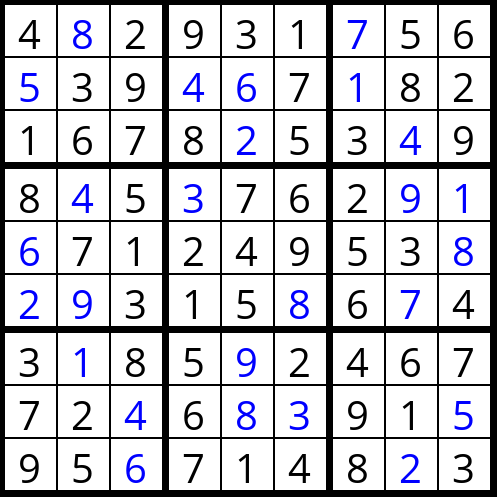

Write Python code to recreate this figure.
import numpy as np
import itertools
import time

class Sudoku:
    def __init__(self, file_name):
        self.board = np.genfromtxt(fname=file_name, delimiter=',', dtype='int8')
        self.initial_board = self.board.copy()

    def get_row(self, row, assigned=True):
       """Returns the values in row `row`"""
       a = self.board[row]
       if assigned:
        return a[a != 0]
       return a[a == 0]

    def get_col(self, col, assigned=True):
        """Returns the values in column `col`""" 
        a = self.board[:,col]
        if assigned:
            return a[a != 0]
        return a[a == 0]

    def get_9x9(self, pos, assigned=True):
        """Returns the values in the 9x9 area in which the cell with position `pos` is""" 
        row, col = pos
        row_9x9, col_9x9 = int(row / 3), int(col / 3)

        a = self.board[row_9x9*3:row_9x9*3+3, col_9x9*3:col_9x9*3+3].flatten()
        if assigned:
            return a[a != 0]
        return a[a == 0]

    def get_9x9_indices(self, pos_9x9, assigned=False):
        """Returns the indices of the cells in a 9x9 area"""
        if assigned:
            return [(i,j) for i in range(pos_9x9[0]*3, pos_9x9[0]*3+3) for j in range(pos_9x9[1]*3, pos_9x9[1]*3+3) if self.board[i,j] != 0]
        return [(i,j) for i in range(pos_9x9[0]*3, pos_9x9[0]*3+3) for j in range(pos_9x9[1]*3, pos_9x9[1]*3+3) if self.board[i,j] == 0]

    def get_values(self, pos, assigned=True):
        """Returns the values that the cell with position `pos` can/cannot take according to the current assigned values"""
        return [i for i in range(1, 10) if i not in np.hstack((self.get_row(pos[0], assigned), self.get_col(pos[1], assigned), self.get_9x9(pos, assigned)))]

    def get_unassigned_indices(self):
        """Returns the indices of the cells that have not been assigned a value yet"""
        return [(i,j) for i in range(9) for j in range(9) if self.board[i,j] == 0]

    def is_consistent(self):
        """Returns  `True` if the sudoku is consistent `False`"""
        for i, j in [(i,j) for i in range(9) for j in range(9) if self.board[i,j] != 0]:
            value = self.board[i,j]
            if value not in self.get_values((i,j), assigned=False):
                return False
        return True

    def is_complete(self):
        """Returns `True` if the sudoku is complete else `False`"""
        return all(i != 0 for i in self.board.flatten())

    def pretty_print(self):
        """Prints the sudoku board in the terminal"""
        def print_line_sep():
            print("+-+-+-+-+-+-+-+-+-+-+-+-+")
        print_line_sep()
        for j, row in enumerate(self.board):
            print("| ", end="")
            for i, col in enumerate(row):
                print(f"{col} ",end="")
                if (i+1) % 3 == 0:
                    print("| ", end="")
            print("\n", end="")
            if (j+1) % 3 == 0:
                print_line_sep()

    def output_img(self, file_name="sudoku.png"):
        """Creates an imag of the sudoku board"""
        from PIL import Image, ImageDraw, ImageFont
        cell_size = 50
        cell_border = 3
        block_border = 5
        num_size = 40
        initial_num_color = "blue"
        num_color = "black"
        cell_color = "white"
        background_color = "black"

        SIZE = 9*cell_size + 9*cell_border + 4*block_border
        img = Image.new(mode="RGBA", size=(SIZE, SIZE), color=background_color)
        draw = ImageDraw.Draw(img)

        for i, row in enumerate(self.board):
            for j, col in enumerate(row):
                draw.rectangle([
                    j*cell_size + block_border*(int(j/3)+1) + j*cell_border, i*cell_size + block_border*(int(i/3)+1) + i*cell_border,
                    (j+1)*cell_size + block_border*(int(j/3)+1) + j*cell_border, (i+1)*cell_size + block_border*(int(i/3)+1) + i*cell_border],
                    cell_color)

                font = ImageFont.truetype("fonts/OpenSans-Regular.ttf", num_size)
                w, h = draw.textsize(str(col), font)
                draw.text((
                    j*cell_size + block_border*(int(j/3)+1) + j*cell_border + ((cell_size - w) / 2),
                    i*cell_size + block_border*(int(i/3)+1) + i*cell_border + ((cell_size - h) / 4)),
                str(col), fill=num_color if self.initial_board[i,j] == 0 else initial_num_color, font=font)        

        img.save(file_name)

class Solver():
    def __init__(self, file_name):
        self.sudoku = Sudoku(file_name)
        self.candidates = dict()
        self.solve()

    def update_candidates(self):
        """Updates a dictionary mapping unassigned cells to the possible values they could take"""
        if self.candidates:
            self.candidates = {index:[i for i in self.sudoku.get_values(index) if i in self.candidates[index]] for index in self.sudoku.get_unassigned_indices()}
        else:
            self.candidates = {index:self.sudoku.get_values(index) for index in self.sudoku.get_unassigned_indices()}

    def check_naked_single(self):
        """Checks for naked singles and updates the board if one is found. Returns `True` if changes were made else `False`"""
        revised = True
        changes_made = False
        while revised:
            revised = False
            for index, candidate in self.candidates.items():
                if len(candidate) == 1:
                    self.sudoku.board[index[0], index[1]] = candidate[0]
                    self.update_candidates()
                    revised = True
                    changes_made = True
            self.update_candidates()

        return changes_made

    def check_hidden_single(self):
        """Checks for hidden singles and updates the board if one is found. Returns `True` if changes were made else `False`"""
        revised = True
        changes_made = False

        def check_hidden(cells):
            in_revised = False
            check = {i:list() for i in range(1,10)}
            for cell in cells:
                for d in self.candidates[cell]:
                    check[d].append(cell)
            for key, value in check.items():
                if len(value) == 1 and value[0] in self.candidates.keys():
                    self.sudoku.board[value[0]] = key
                    self.candidates.pop(value[0])
                    self.update_candidates()
                    in_revised = True
            return in_revised
        
        while revised:
            revised = False
            for area_9x9 in [(i,j) for i in range(3) for j in range(3)]:
                revised = False if not check_hidden(self.sudoku.get_9x9_indices(area_9x9)) and not revised else True
            for i in range(9):
                revised = False if not check_hidden([(i, j) for j in range(9) if self.sudoku.board[i,j] == 0]) and not revised else True
                revised = False if not check_hidden([(j, i) for j in range(9) if self.sudoku.board[j,i] == 0]) and not revised else True
            if revised:
                changes_made = True
        return changes_made

    def check_naked_candidates(self, n):
        """Checks for naked pairs and updates the candidates is one is found. Returns `True` if changes were made else `False`"""
        revised = True
        changes_made = False

        def check_naked(cells):
            in_revised = False
            for cell in cells:
                if len(self.candidates[cell]) != n:
                    continue
                cells_with_same_candidate = self.get_cells_with_candidate(self.candidates[cell], cells)
                if len(cells_with_same_candidate) == n:
                    for c in [i for i in cells if i not in cells_with_same_candidate]:
                        for to_remove in self.candidates[cell]:
                            try:
                                self.candidates[c].remove(to_remove)
                                in_revised = True
                            except:
                                pass
            return in_revised

        while revised:
            revised = False
            for area_9x9 in [(i,j) for i in range(3) for j in range(3)]:
                revised = False if not check_naked(self.sudoku.get_9x9_indices(area_9x9)) and not revised else True
            for i in range(9):
                revised = False if not check_naked([(i, j) for j in range(9) if self.sudoku.board[i,j] == 0]) and not revised else True
                revised = False if not check_naked([(j, i) for j in range(9) if self.sudoku.board[j,i] == 0]) and not revised else True
            if revised:
                changes_made = True
        return changes_made

    def check_hidden_candidates(self, n):
        """Checks for hidden pairs and updates the candidates if one is found. Returns `True` if changes were made else `False`"""
        revised = True
        changes_made = False

        def check_hidden(cells):
            in_revised = False
            check = {i:set() for i in itertools.combinations(range(1,10), n)}
            for combination in check.items():
                for cell in cells:
                    if any(True if i in self.candidates[cell] else False for i in combination[0]):
                        check[combination[0]].add(cell)

            for combination, c in check.items():
                if len(c) == n and len(set([j for i in c for j in self.candidates[i] if j in combination])) == n:
                    for cell in c:
                        a = sorted(self.candidates[cell])
                        self.candidates[cell] = [i for i in self.candidates[cell] if i in combination]
                        if a != sorted(self.candidates[cell]):
                            in_revised = True
            return in_revised

        while revised:
            revised = False
            for area_9x9 in [(i,j) for i in range(3) for j in range(3)]:
                revised = False if not check_hidden(self.sudoku.get_9x9_indices(area_9x9)) and not revised else True
            for i in range(9):
                revised = False if not check_hidden([(i, j) for j in range(9) if self.sudoku.board[i,j] == 0]) and not revised else True
                revised = False if not check_hidden([(j, i) for j in range(9) if self.sudoku.board[j,i] == 0]) and not revised else True
            if revised:
                changes_made = True
    
        return changes_made

    def check_all_pointing(self):
        """Checks for pointing pairs and triples and updates the board if one is found. Returns `True` if changes were made else `False`"""
        revised = True
        changes_made = False

        def check_pointing(cells):
            in_revised = False
            check = {i:{"rows":set(), "cols":set()} for i in range(1, 10)}
            check_candidate = {i:set() for i in range(1, 10)}
            for cell in cells:
                for d in self.candidates[cell]:
                    check[d]["rows"].add(cell[0])
                    check[d]["cols"].add(cell[1])
                    check_candidate[d].add(cell)
            tmp = ("rows", "cols")
            for i in range(2):
                for d, row_cols in check.items():
                    if not row_cols[tmp[i]]:
                        continue
                    if len(row_cols[tmp[i]]) == 1:
                        rc = row_cols[tmp[i]].pop()
                        if i == 0:
                            for j in range(9):
                                if (rc, j) in self.candidates.keys() and (rc, j) not in cells:
                                    try:
                                        self.candidates[rc, j].remove(d)
                                        in_revised = True
                                    except:
                                        pass
                            if len(set([int(k[1] / 3) for k in check_candidate[d] if k[0] == rc])) == 1:
                                pointing_cells = [k for k in check_candidate[d] if k[0] == rc]
                                for c in self.sudoku.get_9x9_indices((int(rc / 3), int(pointing_cells[0][1] / 3))):
                                    if c not in pointing_cells:
                                        try:
                                            self.candidates[c].remove(d)
                                            in_revised = True
                                        except:
                                            pass

                        else:
                            for j in range(9):
                                if (j, rc) in self.candidates.keys() and (j, rc) not in cells:
                                    try:
                                        self.candidates[j, rc].remove(d)
                                        in_revised = True
                                    except:
                                        pass

                            if len(set([int(k[0] / 3) for k in check_candidate[d] if k[1] == rc])) == 1:
                                pointing_cells = [k for k in check_candidate[d] if k[1] == rc]
                                for c in self.sudoku.get_9x9_indices((int(pointing_cells[0][0] / 3), int(rc / 3))):
                                    if c not in pointing_cells:
                                        try:
                                            self.candidates[c].remove(d)
                                            in_revised = True
                                        except:
                                            pass
                        
            return in_revised

        while revised:
            revised = False
            for i in range(9):
                revised = False if not check_pointing([(i, j) for j in range(9) if self.sudoku.board[i,j] == 0]) and not revised else True
                revised = False if not check_pointing([(j, i) for j in range(9) if self.sudoku.board[j,i] == 0]) and not revised else True
            if revised:
                changes_made = True
        return changes_made

    def check_all_hidden(self):
        """Checks for hidden singles, pairs, triples, quad. Returns `True` if changes were made else `False`"""
        changes_made = []
        changes_made.append(self.check_hidden_single())
        for i in range(2,5):
            changes_made.append(self.check_hidden_candidates(i))

        return any(changes_made)

    def check_all_naked(self):
        """Checks for naked singles, pairs, triples, quad. Returns `True` if changes were made else `False`"""
        changes_made = []
        changes_made.append(self.check_naked_single())
        for i in range(2,5):
            changes_made.append(self.check_naked_candidates(i))

        return any(changes_made)

    def get_cells_with_candidate(self, candidate, cells):
        """Returns the cells with candidate `candidate` in `cells`"""
        same_cells = []
        for cell in cells:
            if cell in self.candidates.keys() and self.candidates[cell] == candidate:
                same_cells.append(cell)

        return same_cells
        
    def solve(self):
        """Solves the sudoku if it has a solution"""
        changes = [True]
        while any(changes):
            changes = []
            changes.extend([
                self.check_all_naked(),
                self.check_all_hidden(),
                self.check_all_pointing()
            ])

        if self.sudoku.is_complete() and self.sudoku.is_consistent():
            print("Solution Found")
            self.sudoku.pretty_print()
            self.sudoku.output_img()

        else:
            print("The current version of the program cannot solve the sudoku")

a = time.time_ns()
s = Solver("sudokus/sudoku3.txt")
b = time.time_ns()
print(f"Time: {(b-a)/1000000}")